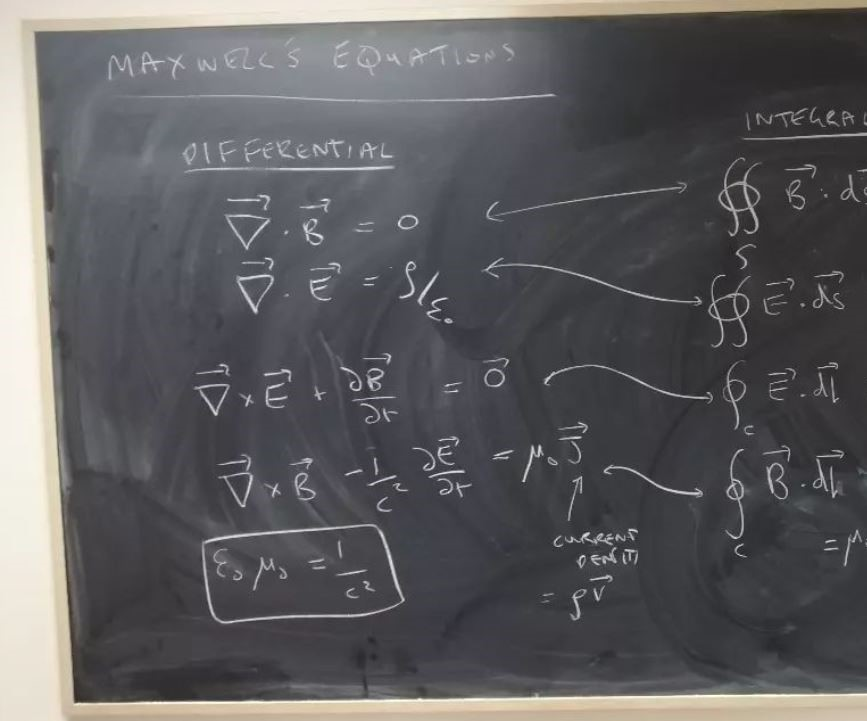
#> input picture Week5/left.jpg, 867 x 721 px, found by its file name
$ python HomographyImageStitching.py
#> lines starting #> are read from the running program, lines starting #| are printed output that depends on the picture; after the words box and inside, x2 and y2 are one past the last pixel; in counts of white or black regions, pixels touching at a corner belong together
import cv2
import numpy as np

# Load images
img_left = cv2.imread(r'C:\ComputerVision-main\Week5\left.jpg')
#> img_left is the input picture: shape (721, 867, 3); mean B, G, R 95.2, 93.2, 94
img_right = cv2.imread(r'C:\ComputerVision-main\Week5\right.jpg')
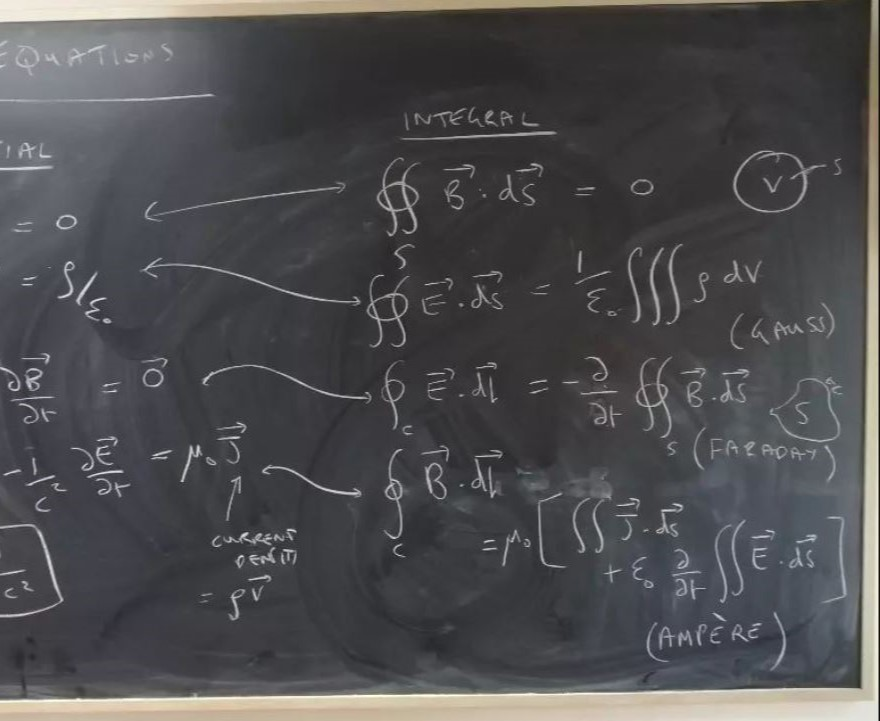
#> input picture Week5/right.jpg, 880 x 721 px, found by its file name
#> img_right is the input picture: shape (721, 880, 3); mean B, G, R 79.6, 77.5, 78
if img_left is None or img_right is None:
    print("Failed to load images.")
    exit()

# 1. Detect ORB keypoints and descriptors.
orb = cv2.ORB_create(2000)
kp1, des1 = orb.detectAndCompute(img_left, None)
#> kp1 = 2000 keypoints; strongest (x, y, size): (627, 552, 31), (583, 556, 31), (588, 536, 31), (584, 539, 31)
kp2, des2 = orb.detectAndCompute(img_right, None)
#> kp2 = 2000 keypoints; strongest (x, y, size): (241, 558, 31), (285, 552, 31), (246, 536, 31), (241, 556, 31)

# 2. Match descriptors using Bruteforce and Lowe's ratio test.
bf = cv2.BFMatcher(cv2.NORM_HAMMING)
matches = bf.knnMatch(des1, des2, k=2)  # find the top two matches for each descriptor
#> matches = 2000 matches

good_matches = []
for m, n in matches:
    if m.distance < 0.75 * n.distance:
        good_matches.append(m)
#> after the loop, good_matches = 970 matches

if len(good_matches) < 4:
    print("Not enough good matches!")
    exit()

# 3. Build point correspondences for Homography
src_pts = np.float32([kp1[m.queryIdx].pt for m in good_matches]).reshape(-1,1,2)
#> src_pts = 970 rows, first 8: [701, 491], [817, 304], [578, 618], [716, 304], [435, 304], [420, 303], [400, 599], [597, 598]
dst_pts = np.float32([kp2[m.trainIdx].pt for m in good_matches]).reshape(-1,1,2)
#> dst_pts = 970 rows, first 8: [359, 491], [475, 304], [236.4, 618], [375, 303], [94, 304], [79, 303], [59, 599], [256, 599]

# 4. Calculate Homography using RANSAC.
H, mask = cv2.findHomography(src_pts, dst_pts, cv2.RANSAC, 5.0)
#> H = [[1, 0.000138, -341.9], [0.000487, 1, -0.466], [1.14e-06, 7.69e-07, 1]]; mask = 970 values, max 1 at index 0, min 0 at index 139, mean 0.989
if H is None:
    print("Homography could not be computed!")
    exit()

print("Homography Matrix:\n", H)
#| Homography Matrix:
#|  [[ 1.00146887e+00  1.38129725e-04 -3.41932494e+02]
#|  [ 4.87439945e-04  1.00146963e+00 -4.66416724e-01]
#|  [ 1.13842728e-06  7.68689864e-07  1.00000000e+00]]

# 5. Warp left image into right image's plane
height_left, width_left = img_left.shape[:2]
#> height_left = 721; width_left = 867
height_right, width_right = img_right.shape[:2]
#> height_right = 721; width_right = 880

# We want a panorama wide enough to hold both
result_width = width_left + width_right
#> result_width = 1747
result_height = max(height_left, height_right)
#> result_height = 721

# Warp the left image
warped_left = cv2.warpPerspective(img_left, H, (result_width, result_height))
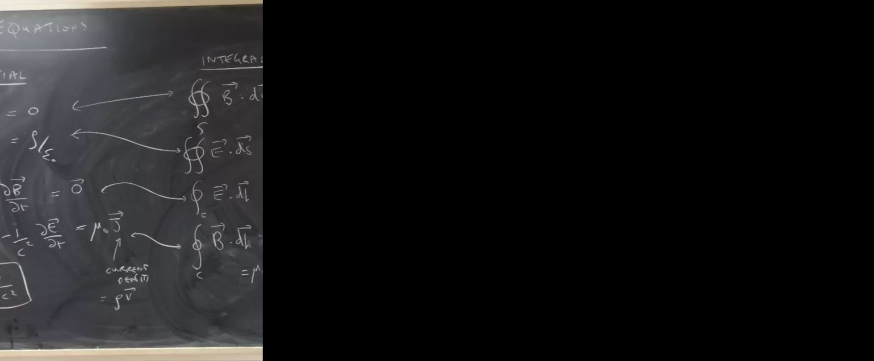
#> warped_left: shape (721, 1747, 3) (shown at 1/2 size); mean B, G, R 24, 23.2, 23.4

# Place the right image on top of the warped panorama
result = warped_left.copy()
result[0:height_right, 0:width_right] = img_right
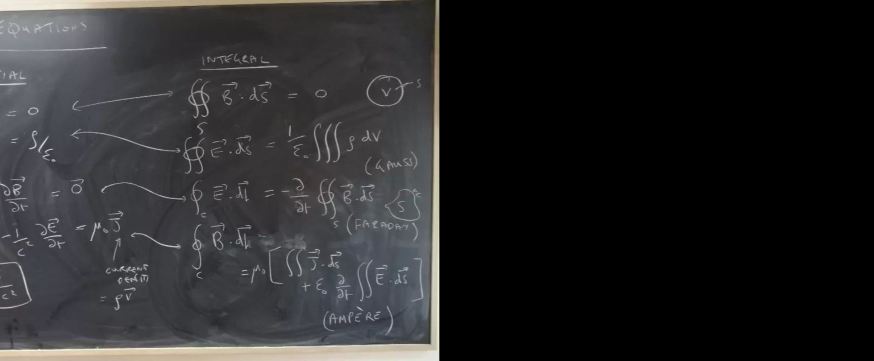
#> result: shape (721, 1747, 3) (shown at 1/2 size); mean B, G, R 40.1, 39, 39.3

# Optional: Crop out unused/black areas
gray = cv2.cvtColor(result, cv2.COLOR_BGR2GRAY)
_, thresh = cv2.threshold(gray, 1, 255, cv2.THRESH_BINARY)
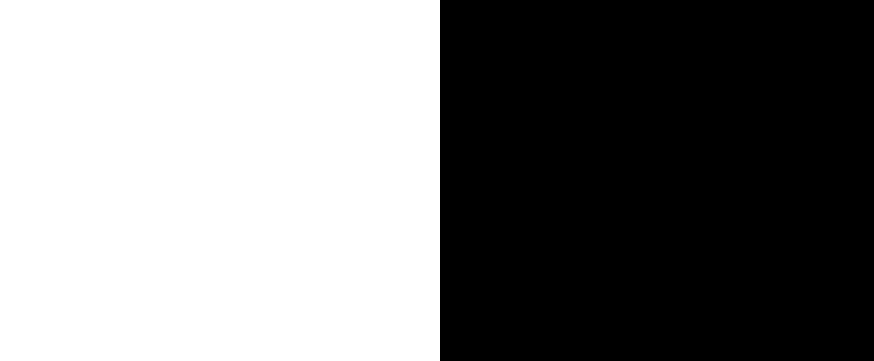
#> thresh: shape (721, 1747) (shown at 1/2 size); 50.4% white; 1 black region, box (x1, y1, x2, y2) and area: (880, 0, 1747, 721) 625107
contours, _ = cv2.findContours(thresh, cv2.RETR_EXTERNAL, cv2.CHAIN_APPROX_SIMPLE)
#> contours = [[[0, 0], [0, 720], [879, 720], [879, 0]]]
x, y, w, h = cv2.boundingRect(contours[0])
#> x = 0; y = 0; w = 880; h = 721
panorama = result[y:y+h, x:x+w]

# Show and save the results
cv2.imshow("Stitched Panorama", panorama)
cv2.imwrite("stitched_panorama.jpg", panorama)
print("Stitched panorama saved as stitched_panorama.jpg")
cv2.waitKey(0)
cv2.destroyAllWindows()
